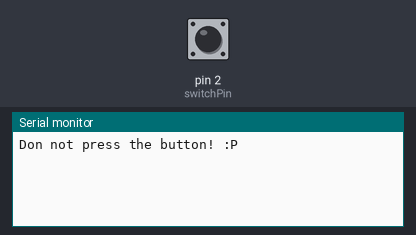
The sketch below on a simulated Arduino Uno, built with avr-gcc and run on an emulated ATmega328P. Parts: the last lines printed to the serial monitor. Inputs (shaded band) come from the test bench; at power-on: pin 2 (switchPin) HIGH.

Above: at 1.2 s.
1.3 s: pin 2 (switchPin) pulled LOW for 0.15 s
At 2.1 s:
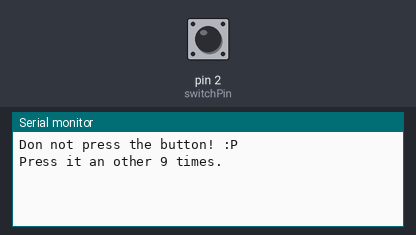
3.1 s: pin 2 (switchPin) pulled LOW for 1 s
At 5.3 s:
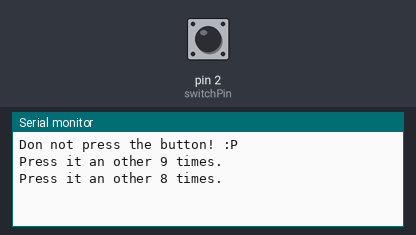
5.6 s: pin 2 (switchPin) pulled LOW for 0.15 s
At 6.6 s:
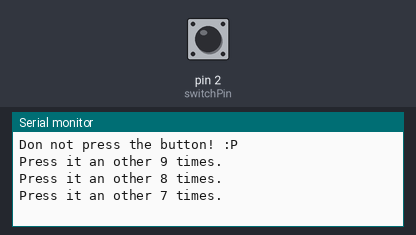

The sketch:

button_presses_count_down_5.ino
```cpp
/*
 *  Contatore di input

    Il programma rileva la pressione del bottone e
    riduce un contatore ad ogni pressione,
    passando dallo stato iniziale a un secondo stato finale
    dopo 10 iterazioni.
 */

int switchPin = 2;              // switch is connected to pin 2
int val;                        // variable for reading the pin status
int buttonState;                // variable to hold the last button state
int buttonPresses = 10;         // Counter for the button

void setup() {
  pinMode(switchPin, INPUT_PULLUP);    // Set the switch pin as input

  Serial.begin(9600);           // Set up serial communication at 9600bps
  buttonState = digitalRead(switchPin);   // read the initial state
  Serial.println("Don not press the button! :P ");
}


void loop(){
  val = digitalRead(switchPin);      // read input value and store it in val
  delay(100);                        // Debounce
  if ((val != buttonState) && (val == HIGH)) {     // check if the button is pressed
    buttonPresses-- ;
    Serial.print("Press it an other ");
    Serial.print(buttonPresses);
    Serial.println(" times.");
  }
  if (buttonPresses == 0) {
    Serial.println("----- >  ExplOdE! <------");
   // Serial.flush();                // Print out the whole serial buffer
   // exit(0);                       // Exit the sketch
  }
  buttonState = val;                 // save the new state in our variable
}
```

Measured:
- after the input at 1.3 s, the serial monitor: prints a new line after 0.30 s (image 1)
- after the input at 3.1 s, the serial monitor: prints a new line after 1.1 s (image 2)
- after the input at 5.6 s, the serial monitor: prints a new line after 0.30 s (image 3)
